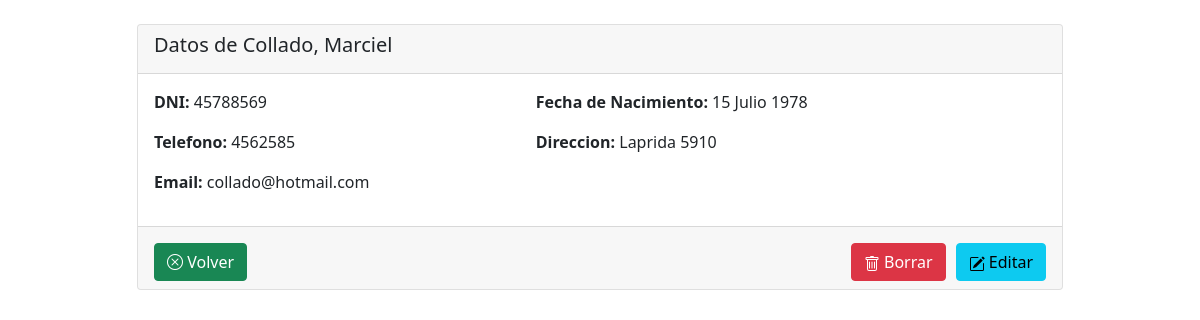
The page /show/2 on the database its author committed.
### familiares/models.py (models this page shows)
class Familiar(models.Model):
    nombre = models.CharField("Nombre", max_length=50)
    apellido = models.CharField("Apellido", max_length=50)
    dni = models.IntegerField("DNI", null=True, blank=True)
    fechaNacimiento = models.DateField("Fecha de Nacimiento", auto_now=False, auto_now_add=False, null=True, blank=True)
    telefono = models.CharField("Telefono", max_length=50, null=True, blank=True)
    direccion = models.CharField("Direccion", max_length=50, null=True, blank=True)
    email = models.EmailField("Email", max_length=254, null=True, blank=True)
    def __str__(self):
        return f'{self.apellido}, {self.nombre}'

### familiares/views.py (the view)
# urls.py: path('show/<int:id>', views.show, name="familiares_show"),
def show(request, id=id):
    familiar = get_object_or_404(Familiar, pk=id)
    context = {
        'familiar': familiar
    }
    return render(request, 'familiares_show.html', context)

### familiares/templates/familiares_show.html (shortened to what this page needs)
{% extends 'base.html' %}
{% block content %}
    <div class="row mt-4">
        <div class="col-10 offset-1">
            <div class="card">
                <div class="card-header">
                    <div class="row">
                        <div class="col-10">
                            <h5> Datos de {{familiar}} </h5>
                        </div>
                    </div>
                </div>
                <div class="card-body">
                    <div class="row">
                        <div class="col-5">
                            <p><strong>DNI: </strong> {{familiar.dni}}</p>
                        </div>
                        <div class="col-5">
                            <p><strong>Fecha de Nacimiento: </strong> {{familiar.fechaNacimiento}}</p>
                        </div>
                    </div>
                    <div class="row">
                        <div class="col-5">
                            <p><strong>Telefono: </strong> {{familiar.telefono}}</p>
                        </div>
                        <div class="col-5">
                            <p><strong>Direccion: </strong> {{familiar.direccion}}</p>
                        </div>
                    </div>
                    <div class="row">
                        <div class="col-12">
                            <p><strong>Email: </strong> {{familiar.email}}</p>
                        </div>
                    </div>
                </div>
                <div class="card-footer">
                    <div class="row">
                        <div class="col-12 mt-2">
                            <a href="{% url 'familiares_update' familiar.id %}" class="btn btn-info float-end"> Editar</a>
                            <a href="{% url 'familiares_delete' familiar.id %}" style="margin-right: 10px;" class="btn btn-danger float-end"> Borrar</a>
                            <a href="{% url 'familiares_index' %}" class="btn btn-success float-start"><i class="bi bi-x-circle"></i>
                            Volver</a>
                        </div>
                    </div>
                </div>
            </div>
        </div>
    </div>
{% endblock %}

### rows shown on the page
Familiar: apellido+nombre "Collado, Marciel", dni "45788569", fechaNacimiento "15 Julio 1978", telefono "4562585", direccion "Laprida 5910", email "collado@hotmail.com"
